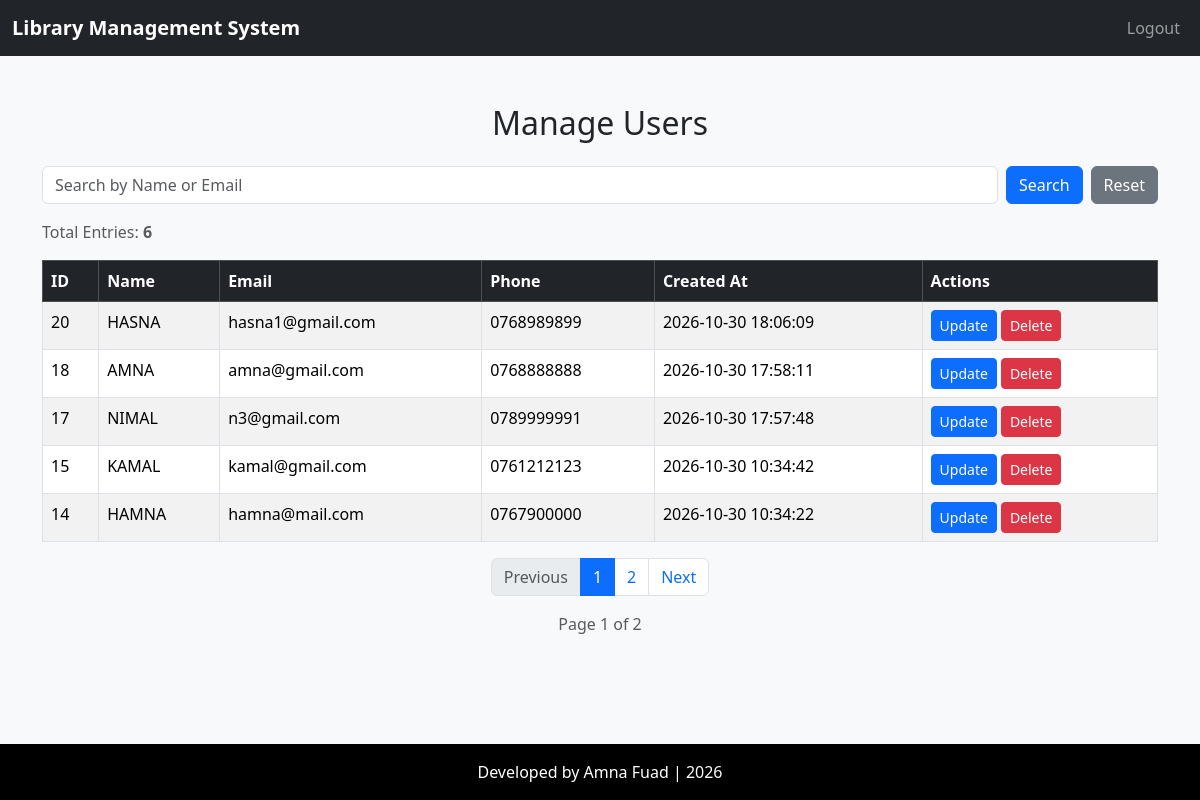
The page /view.php on the database its author committed.
### tables this page shows
CREATE TABLE `form` (
  `id` int(11) NOT NULL,
  `name` varchar(100) NOT NULL,
  `email` varchar(255) NOT NULL,
  `phone` varchar(10) NOT NULL,
  `created_at` timestamp NOT NULL DEFAULT current_timestamp()
);

### view.php (the view, shortened to what this page needs)
<?php
include 'config.php';
$search = isset($_GET['search']) ? $_GET['search'] : '';
$searchTerm = "%$search%";
$limit = 5;
$page = isset($_GET['page']) ? (int)$_GET['page'] : 1;
$count_sql = "SELECT COUNT(*) AS total FROM form
              WHERE name LIKE ? OR email LIKE ?";
$count_stmt = $conn->prepare($count_sql);
$count_stmt->bind_param("ss", $searchTerm, $searchTerm);
$count_stmt->execute();
$count_result = $count_stmt->get_result();
$total_rows = $count_result->fetch_assoc()['total'];
$total_pages = (int) ceil($total_rows / $limit);
$offset = ($page - 1) * $limit;
$sql = "SELECT * FROM form
        WHERE name LIKE ? OR email LIKE ?
        ORDER BY id DESC
        LIMIT ? OFFSET ?";
$stmt = $conn->prepare($sql);
$stmt->bind_param("ssii", $searchTerm, $searchTerm, $limit, $offset);
$stmt->execute();
$result = $stmt->get_result();
?>
<!DOCTYPE html>
<html lang="en">
<head>
    <link href="https://cdn.jsdelivr.net/npm/bootstrap@5.3.2/dist/css/bootstrap.min.css"
          rel="stylesheet">
</head>
<body class="bg-body-tertiary d-flex flex-column min-vh-100">
    <nav class="navbar navbar-expand-lg navbar-dark bg-dark">
    <div class="container-fluid">
        <a class="navbar-brand fw-bold" href="index.html">
            Library Management System
        </a>
        <div class="collapse navbar-collapse" id="mainNav">
            <ul class="navbar-nav ms-auto">
                <li class="nav-item">
                   <a class="nav-link" href="logout.php">Logout</a>
                </li>
            </ul>
        </div>
    </div>
</nav>
    <main class="flex-grow-1">
        <div class="container mt-5">
            <h2 class="text-center mb-4">Manage Users</h2>
            <form method="GET" action="view.php" class="mb-3">
                <div class="d-flex gap-2">
                    <input
                        type="text"
                        name="search"
                        class="form-control"
                        placeholder="Search by Name or Email"
                        value="<?php echo htmlspecialchars($search); ?>"
                    >
                    <button type="submit" class="btn btn-primary">
                        Search
                    </button>
                    <a href="view.php" class="btn btn-secondary">
                        Reset
                    </a>
                </div>
            </form>
            <p class="text-muted">
                Total Entries:
                <strong><?php echo $total_rows; ?></strong>
            </p>
            <div class="table-responsive">
                <table class="table table-bordered table-striped table-hover bg-white" id="entriesTable">
                    <thead class="table-dark">
                        <tr>
                            <th class="sortable" onclick="sortTable(0)">ID<span class="sort-icon"></span></th>
                            <th class="sortable" onclick="sortTable(1)">Name<span class="sort-icon"></span></th>
                            <th class="sortable" onclick="sortTable(2)">Email<span class="sort-icon"></span></th>
                            <th class="sortable" onclick="sortTable(3)">Phone<span class="sort-icon"></span></th>
                            <th class="sortable" onclick="sortTable(4)">Created At<span class="sort-icon"></span></th>
                            <th>Actions</th>
                        </tr>
                    </thead>
                    <tbody>
                        <?php if ($result->num_rows > 0): ?>
                            <?php while ($row = $result->fetch_assoc()): ?>
                                <tr>
                                    <td>
                                        <?php echo htmlspecialchars((string)$row['id']); ?>
                                    </td>
                                    <td>
                                        <?php echo htmlspecialchars($row['name']); ?>
                                    </td>
                                    <td>
                                        <?php echo htmlspecialchars($row['email']); ?>
                                    </td>
                                    <td>
                                        <?php echo htmlspecialchars($row['phone']); ?>
                                    </td>
                                    <td>
                                        <?php
                                        echo isset($row['created_at'])
                                            ? htmlspecialchars($row['created_at'])
                                            : 'N/A';
                                        ?>
                                    </td>
                                    <td class="text-nowrap">
                                      <div class="d-flex gap-1 flex-nowrap">
                                        <a href="update.php?id=<?php echo $row['id']; ?>"
                                         class="btn btn-primary btn-sm">
                                         Update
                                        </a>
                                        <button type="button"
                                                class="btn btn-danger btn-sm"
                                                data-bs-toggle="modal"
                                                data-bs-target="#deleteModal"
                                                data-id="<?php echo (int) $row['id']; ?>"
                                                data-name="<?php echo htmlspecialchars($row['name']); ?>">
                                            Delete
                                        </button>
                                      </div>
                                    </td>
                                </tr>
                            <?php endwhile; ?>
                        <?php endif; ?>
                    </tbody>
                </table>
            </div>
            <?php if ($total_pages > 0): ?>
                <nav aria-label="Entries pagination">
                    <ul class="pagination justify-content-center">
                        <li class="page-item <?php echo ($page <= 1) ? 'disabled' : ''; ?>">
                            <?php if ($page > 1): ?>
                                <a class="page-link"
                                   href="?search=<?php echo urlencode($search); ?>&page=<?php echo $page - 1; ?>">
                                    Previous
                                </a>
                            <?php else: ?>
                                <span class="page-link">Previous</span>
                            <?php endif; ?>
                        </li>
                        <?php for ($i = 1; $i <= $total_pages; $i++): ?>
                            <li class="page-item <?php echo ($page == $i) ? 'active' : ''; ?>">
                                <a class="page-link"
                                   href="?search=<?php echo urlencode($search); ?>&page=<?php echo $i; ?>">
                                    <?php echo $i; ?>
                                </a>
                            </li>
                        <?php endfor; ?>
                        <li class="page-item <?php echo ($page >= $total_pages) ? 'disabled' : ''; ?>">
                            <?php if ($page < $total_pages): ?>
                                <a class="page-link"
                                   href="?search=<?php echo urlencode($search); ?>&page=<?php echo $page + 1; ?>">
                                    Next
                                </a>
                            <?php else: ?>
                                <span class="page-link">Next</span>
                            <?php endif; ?>
                        </li>
                    </ul>
                </nav>
                <p class="text-center text-muted">
                    Page <?php echo $page; ?> of <?php echo $total_pages; ?>
                </p>
            <?php endif; ?>
        </div>
    </main>
    <footer class="text-white text-center mt-auto py-3 bg-black">
        <p class="mb-0">Developed by Amna Fuad | 2026</p>
    </footer>
</body>
</html>

### view.php (style rules this page uses)
th.sortable { cursor: pointer; user-select: none; white-space: nowrap; }

### rows shown on the page
form: id "20", name "HASNA", email "hasna1@gmail.com", phone "0768989899", created_at "2026-10-30 18:06:09"
form: id "18", name "AMNA", email "amna@gmail.com", phone "0768888888", created_at "2026-10-30 17:58:11"
form: id "17", name "NIMAL", email "n3@gmail.com", phone "0789999991", created_at "2026-10-30 17:57:48"
form: id "15", name "KAMAL", email "kamal@gmail.com", phone "0761212123", created_at "2026-10-30 10:34:42"
form: id "14", name "HAMNA", email "hamna@mail.com", phone "0767900000", created_at "2026-10-30 10:34:22"

### other values the page prints
$total_rows "6"
$page "1"
$total_pages "2"
